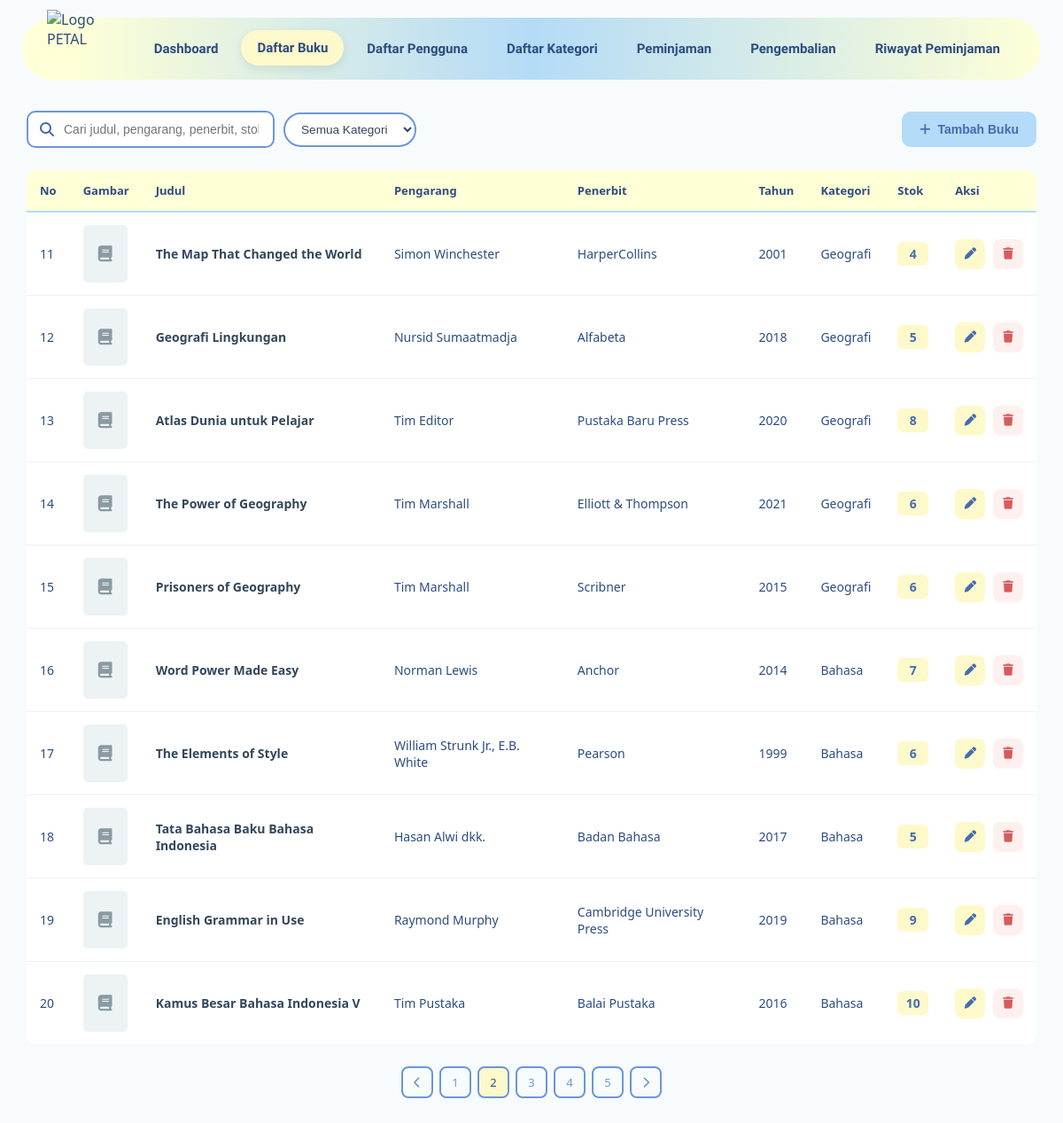
The app's page /views/daftar_bukuA.php?halaman=2 (signed in), older data.
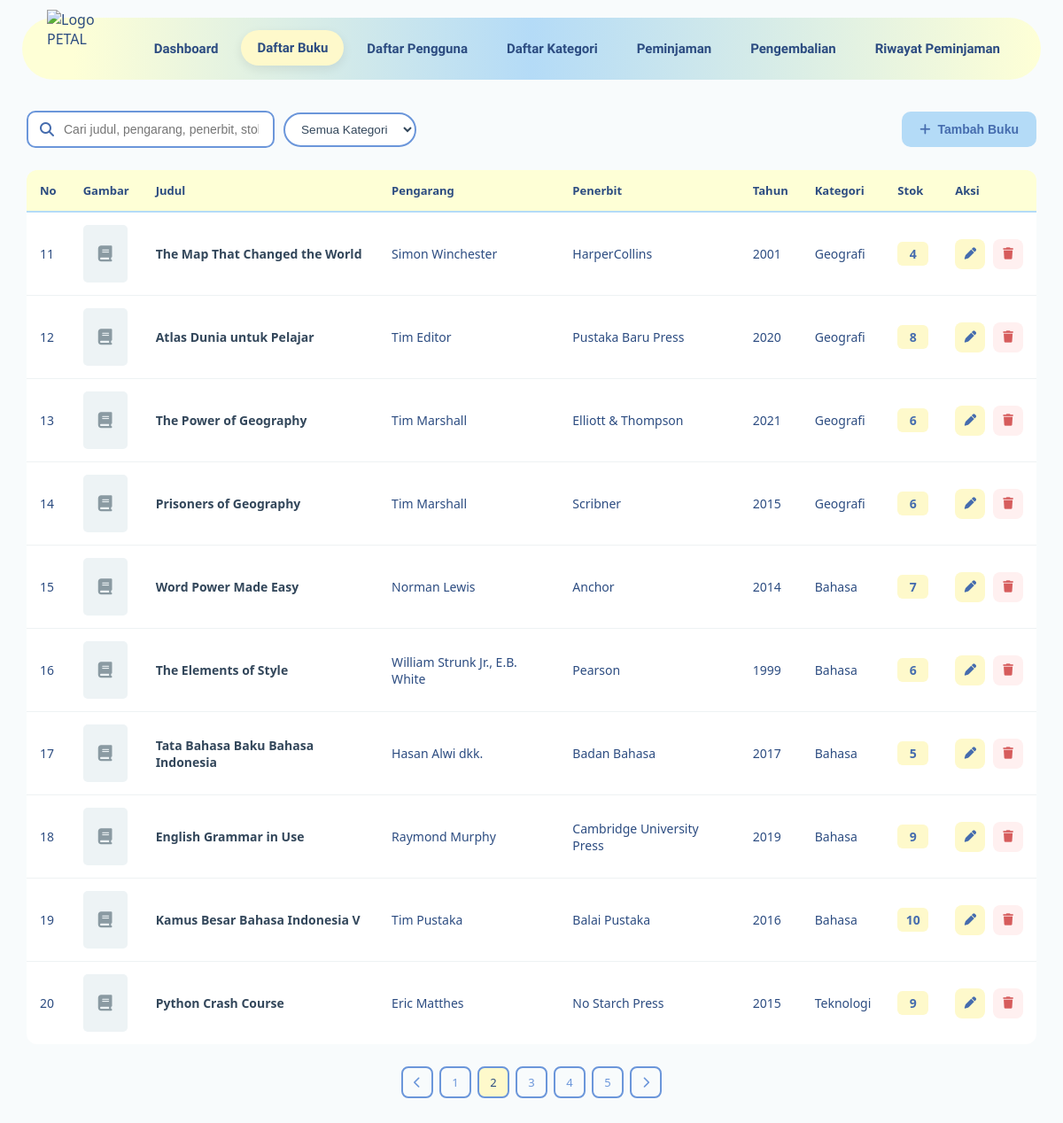
The same page, newer data.
### tables this page shows
CREATE TABLE `buku` (
  `id_buku` int(11) NOT NULL,
  `judul` varchar(200) NOT NULL,
  `pengarang` varchar(100) NOT NULL,
  `penerbit` varchar(100) NOT NULL,
  `tahun_terbit` year(4) NOT NULL,
  `stok` int(35) NOT NULL DEFAULT 0,
  `sinopsis` varchar(1000) NOT NULL,
  `link_gambar` varchar(500) DEFAULT NULL,
  `id_kategori` int(11) DEFAULT NULL
);

CREATE TABLE `kategori` (
  `id_kategori` int(11) NOT NULL,
  `nama_kategori` varchar(100) NOT NULL
);

### models/koneksi.php (called while the page is built, shortened)
<?php
class Koneksi {
    private $host = "localhost",
            $username = "root",
            $pass = "",
            $db = "Peminjaman_Buku_PETAL";
    function __construct() {
        try {
            $this->koneksi = mysqli_connect(
                $this->host,
                $this->username,
                $this->pass,
                $this->db
            );
        } catch (mysqli_sql_exception $e) {
            $this->koneksi = false;
        }
    }
}

### models/m_bukuA.php (called while the page is built, shortened)
<?php
include_once __DIR__ . '/koneksi.php';
class buku {
    private $conn;
    public function __construct() {
        $db = new Koneksi();
        $this->conn = $db->koneksi;
    }
    public function hitung_total_buku() {
        $sql = "SELECT COUNT(*) AS total FROM buku";
        $query = mysqli_query($this->conn, $sql);
        $data = mysqli_fetch_assoc($query);
        return $data['total'];
    }
    public function tampil_data_buku_page($start, $limit) {
        $start = (int) $start;
        $limit = (int) $limit;
        $sql = "SELECT buku.*, kategori.nama_kategori
                FROM buku
                LEFT JOIN kategori
                ON buku.id_kategori = kategori.id_kategori
                ORDER BY buku.id_buku DESC
                LIMIT $start, $limit";
        $query = mysqli_query($this->conn, $sql);
        $result = [];
        while ($data = mysqli_fetch_object($query)) {
            $result[] = $data;
        }
        return $result;
    }
}
?>

### controller/c_bukuA.php (called while the page is built, shortened)
<?php
include_once __DIR__ . '/../models/m_bukuA.php';
$buku = new buku();
try {
    $limit = 10;
    $halaman = isset($_GET['halaman']) ? max(1, (int) $_GET['halaman']) : 1;
    $start = ($halaman - 1) * $limit;
    $keyword = trim($_GET['keyword'] ?? '');
    $id_kategori = (int) ($_GET['kategori'] ?? 0);
    if ($keyword !== '' || $id_kategori > 0) {
        $total_data = $buku->hitung_total_buku_cari($keyword, $id_kategori);
        $total_halaman = ceil($total_data / $limit);
        $data_buku = $buku->tampil_data_buku_cari_page($keyword, $start, $limit, $id_kategori);
    } else {
        $total_data = $buku->hitung_total_buku();
        $total_halaman = ceil($total_data / $limit);
        $data_buku = $buku->tampil_data_buku_page($start, $limit);
    }
} catch (Exception $e) {
    echo "Error: " . $e->getMessage();
}
?>

### views/daftar_bukuA.php (the view, shortened to what this page needs)
<?php
include_once __DIR__ . '/../controller/c_bukuA.php';
$keyword = $_GET['keyword'] ?? '';
$kategori_aktif = (int) ($_GET['kategori'] ?? 0);
$kw_param = ($keyword !== '' ? '&keyword=' . urlencode($keyword) : '')
          . ($kategori_aktif > 0 ? '&kategori=' . $kategori_aktif : '');
?>
<!DOCTYPE html>
<html lang="id">
<head>
    <link rel="stylesheet" href="../css/daftar_bu.css">
    <link rel="stylesheet" href="../css/admin_responsive.css">
    <link rel="stylesheet" href="https://cdnjs.cloudflare.com/ajax/libs/font-awesome/6.5.1/css/all.min.css">
</head>
<body>
<nav class="navbar">
    <img src="../assets/logo.svg" class="logo" alt="Logo PETAL">
    <div class="nav-links">
        <a href="dashboard_admin.php">Dashboard</a>
        <a href="daftar_bukuA.php" class="active">Daftar Buku</a>
        <a href="daftar_user.php">Daftar Pengguna</a>
        <a href="daftar_kategori.php">Daftar Kategori</a>
        <a href="peminjamanA.php">Peminjaman</a>
        <a href="pengembalianA.php">Pengembalian</a>
        <a href="riwayat_peminjamanA.php">Riwayat Peminjaman</a>
    </div>
</nav>
<div class="container">
    <div class="page-header">
        <form method="GET" action="daftar_bukuA.php" class="search-form">
            <div class="search-box">
                <i class="fa-solid fa-magnifying-glass"></i>
                <input
                    type="text"
                    name="keyword"
                    value="<?= htmlspecialchars($keyword, ENT_QUOTES, 'UTF-8'); ?>"
                    placeholder="Cari judul, pengarang, penerbit, stok..."
                >
            </div>
            <select name="kategori" class="filter-kategori" onchange="this.form.submit()">
                <option value="0">Semua Kategori</option>
            </select>
        </form>
        <button type="button" class="btn-tambah" onclick="bukaModalTambah()">
            <i class="fa-solid fa-plus"></i> Tambah Buku
        </button>
    </div>
    <div class="table-wrapper">
    <table id="tableBuku">
        <thead>
            <tr>
                <th>No</th>
                <th>Gambar</th>
                <th>Judul</th>
                <th class="pengarang">Pengarang</th>
                <th>Penerbit</th>
                <th>Tahun</th>
                <th>Kategori</th>
                <th>Stok</th>
                <th>Aksi</th>
            </tr>
        </thead>
        <tbody>
            <?php if (!empty($data_buku)): ?>
                <?php foreach ($data_buku as $index => $b): ?>
                    <tr>
                        <td><?= ($start ?? 0) + $index + 1; ?></td>
                        <td>
                            <?php if (!empty($b->link_gambar)): ?>
                                <span class="no-image" style="display:none;">
                                    <i class="fa-solid fa-book"></i>
                                </span>
                            <?php else: ?>
                                <span class="no-image">
                                    <i class="fa-solid fa-book"></i>
                                </span>
                            <?php endif; ?>
                        </td>
                        <td>
                            <span class="judul-buku">
                                <?= htmlspecialchars($b->judul ?? '', ENT_QUOTES, 'UTF-8'); ?>
                            </span>
                        </td>
                        <td><?= htmlspecialchars($b->pengarang ?? '', ENT_QUOTES, 'UTF-8'); ?></td>
                        <td><?= htmlspecialchars($b->penerbit ?? '', ENT_QUOTES, 'UTF-8'); ?></td>
                        <td><?= htmlspecialchars($b->tahun_terbit ?? '', ENT_QUOTES, 'UTF-8'); ?></td>
                        <td>
                            <?= !empty($b->nama_kategori)
                                ? htmlspecialchars($b->nama_kategori, ENT_QUOTES, 'UTF-8')
                                : '-';
                            ?>
                        </td>
                        <td>
                            <span class="stok">
                                <?= htmlspecialchars($b->stok ?? 0, ENT_QUOTES, 'UTF-8'); ?>
                            </span>
                        </td>
                        <td class="aksi">
                            <button
                                type="button"
                                class="btn-edit"
                                title="Edit Buku"
                                data-id="<?= (int)$b->id_buku; ?>"
                                data-judul="<?= htmlspecialchars($b->judul ?? '', ENT_QUOTES, 'UTF-8'); ?>"
                                data-pengarang="<?= htmlspecialchars($b->pengarang ?? '', ENT_QUOTES, 'UTF-8'); ?>"
                                data-penerbit="<?= htmlspecialchars($b->penerbit ?? '', ENT_QUOTES, 'UTF-8'); ?>"
                                data-tahun="<?= (int)($b->tahun_terbit ?? 0); ?>"
                                data-stok="<?= (int)($b->stok ?? 0); ?>"
                                data-sinopsis="<?= htmlspecialchars($b->sinopsis ?? '', ENT_QUOTES, 'UTF-8'); ?>"
                                data-gambar="<?= htmlspecialchars($b->link_gambar ?? '', ENT_QUOTES, 'UTF-8'); ?>"
                                data-kategori="<?= isset($b->id_kategori) ? (int)$b->id_kategori : ''; ?>"
                                onclick="bukaModalEditViaElement(this)">
                                <i class="fa-solid fa-pen"></i>
                            </button>
                            <button type="button" class="btn-hapus" title="Hapus Buku" onclick="hapusBuku(<?= (int)$b->id_buku; ?>)">
                                <i class="fa-solid fa-trash"></i>
                            </button>
                        </td>
                    </tr>
                <?php endforeach; ?>
            <?php endif; ?>
        </tbody>
    </table>
    </div>
    <?php if (isset($total_halaman) && $total_halaman > 1): ?>
        <div class="pagination">
            <?php if ($halaman > 1): ?>
                <a href="?halaman=<?= ($halaman - 1) . $kw_param; ?>" title="Halaman Sebelumnya">
                    <i class="fa-solid fa-chevron-left"></i>
                </a>
            <?php endif; ?>
            <?php for ($i = 1; $i <= $total_halaman; $i++): ?>
                <a href="?halaman=<?= $i . $kw_param; ?>" class="<?= $i == $halaman ? 'active' : ''; ?>">
                    <?= $i; ?>
                </a>
            <?php endfor; ?>
            <?php if ($halaman < $total_halaman): ?>
                <a href="?halaman=<?= ($halaman + 1) . $kw_param; ?>" title="Halaman Berikutnya">
                    <i class="fa-solid fa-chevron-right"></i>
                </a>
            <?php endif; ?>
        </div>
    <?php endif; ?>
</div>
</body>
</html>

### css/daftar_bu.css (style rules this page uses)
* { margin: 0; padding: 0; box-sizing: border-box; }
body { font-family: 'Segoe UI', sans-serif; background: #f8fbfc; color: #2c4c81; }
.navbar { width: calc(100% - 50px); margin: 20px auto; padding: 8px 28px; display: flex; align-items: center; justify-content: space-between; background: linear-gradient( 90deg, #feffd6 5%, #b4dbf7 50%, #feffd6 100% ); border-radius: 50px; height: 70px; }
.logo { width: 95px; height: 95px; object-fit: contain; margin-top: 6px; }
.nav-links { display: flex; align-items: center; gap: 8px; }
.nav-links a { font-family: "Original Surfer", sans-serif; font-weight: 600; font-style: normal; text-decoration: none; color: #2c4c81; padding: 11px 18px; border-radius: 999px; font-size: 15px; transition: 0.25s ease; }
.nav-links a:hover, .nav-links a.active { background: #fef9cb; box-shadow: 0 4px 12px rgba(0, 0, 0, 0.08); transform: translateY(-1px); }
.container { width: calc(100% - 60px); max-width: 1400px; margin: 35px auto 50px; }
.page-header { display: flex; justify-content: space-between; align-items: center; width: 100%; margin-bottom: 25px; gap: 15px; }
.search-box { width: 280px; position: relative; }
.search-box i { position: absolute; left: 15px; top: 50%; transform: translateY(-50%); color: #456cae; }
.search-box input { width: 100%; padding: 11px 16px 11px 40px; border: 2px solid #6b96da; border-radius: 10px; outline: none; font-size: 14px; transition: 0.2s; }
.btn-tambah { margin-left: auto; border: none; padding: 12px 20px; border-radius: 10px; background: #b4dbf7; color: #456cae; font-size: 14px; font-weight: 600; cursor: pointer; display: flex; align-items: center; gap: 8px; transition: 0.25s ease; }
#tableBuku { width: 100%; min-width: 1050px; border-collapse: collapse; overflow: hidden; }
#tableBuku thead { background: #feffd6; }
#tableBuku th { padding: 14px 15px; text-align: left; color: #2c4c81; font-size: 13px; font-weight: 700; border-bottom: 2px solid #b4dbf7; }
#tableBuku td { padding: 14px 15px; border-bottom: 1px solid #eef2f3; font-size: 14px; vertical-align: middle; background: white; }
#tableBuku tbody tr { transition: 0.2s ease; }
#tableBuku tbody tr:last-child td { border-bottom: none; }
.table-wrapper { width: 100%; overflow-x: auto; border-radius: 12px; }
.no-image { width: 50px; height: 65px; display: flex; align-items: center; justify-content: center; border-radius: 5px; background: #edf3f5; color: #8a9aa2; font-size: 18px; }
.judul-buku { font-weight: 600; color: #33475b; }
.stok { display: inline-block; min-width: 35px; text-align: center; padding: 4px 8px; border-radius: 6px; background: #fef9cb; color: #456cae; font-weight: 600; }
#tableBuku td.aksi { white-space: nowrap; }
.btn-edit, .btn-hapus { width: 34px; height: 34px; border: none; border-radius: 8px; cursor: pointer; display: inline-flex; align-items: center; justify-content: center; transition: 0.2s ease; }
.btn-edit { background: #fef9cb; color: #456cae; margin-right: 5px; }
.btn-hapus { background: #fff0f0; color: #d65c5c; }
.pagination { display: flex; justify-content: center; align-items: center; gap: 7px; margin-top: 25px; }
.pagination a { min-width: 36px; height: 36px; padding: 0 10px; display: flex; align-items: center; justify-content: center; text-decoration: none; border-radius: 8px; color: #6b96da; border: 2px solid #6b96da; font-size: 13px; font-weight: 500; transition: 0.2s; }
.pagination a:hover, .pagination a.active { background: #fef9cb; color: #2c4c81; }
.search-form { display: flex; align-items: center; gap: 10px; }
.search-form .search-box { flex: 1 1 auto; min-width: 0; }
.filter-kategori { padding: 9px 14px; border: 2px solid #6b96da; border-radius: 20px; background: #fff; color: #33475B; font-size: 0.85rem; outline: none; cursor: pointer; max-width: 200px; }

### css/admin_responsive.css (style rules this page uses)
img { max-width: 100%; }
.table-wrapper { -webkit-overflow-scrolling: touch; }

Row changes from the older to the newer data that the page shows:
removed buku: index "12", judul "Geografi Lingkungan", pengarang "Nursid Sumaatmadja", penerbit "Alfabeta", tahun_terbit "2018", id_kategori.nama_kategori "Geografi", stok "5"
changed buku "Atlas Dunia untuk Pelajar": index "13" → "12"
changed buku "The Power of Geography": index "14" → "13"
computed for buku "Prisoners of Geography": index "15" → "14"
changed buku "Word Power Made Easy": index "16" → "15"
changed buku "The Elements of Style": index "17" → "16"
changed buku "Tata Bahasa Baku Bahasa Indonesia": index "18" → "17"
changed buku "English Grammar in Use": index "19" → "18"
changed buku "Kamus Besar Bahasa Indonesia V": index "20" → "19"
now on this page (row edited): buku: index "20", judul "Python Crash Course", pengarang "Eric Matthes", penerbit "No Starch Press", tahun_terbit "2015", id_kategori.nama_kategori "Teknologi", stok "9"
